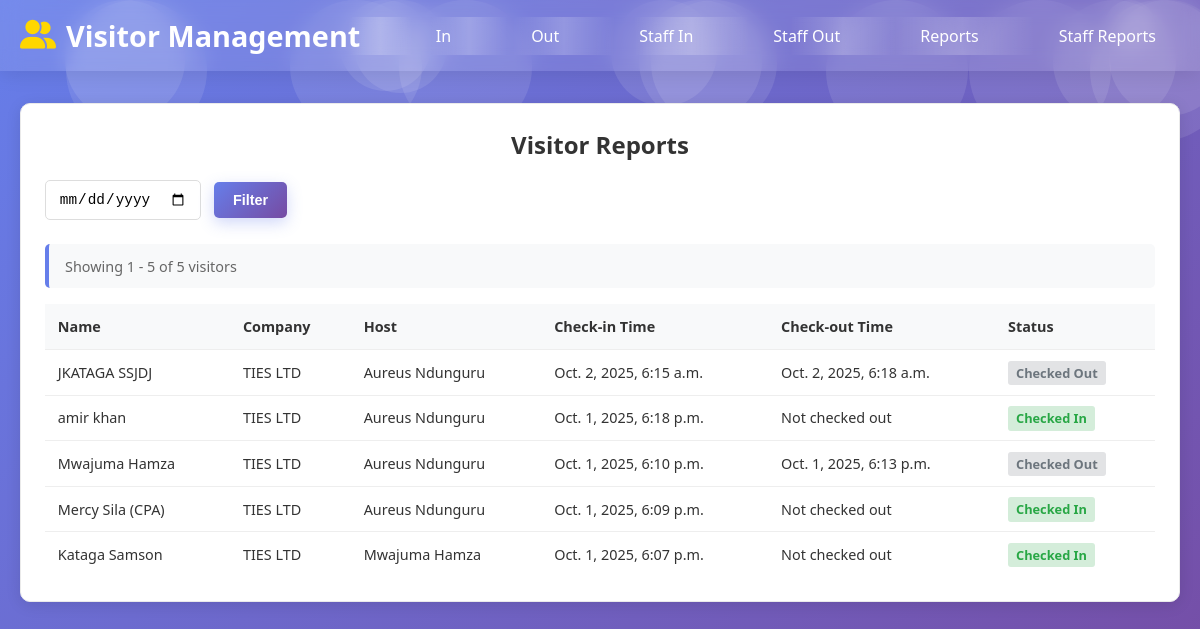
Page /reports/ (signed in) on the earlier database version.
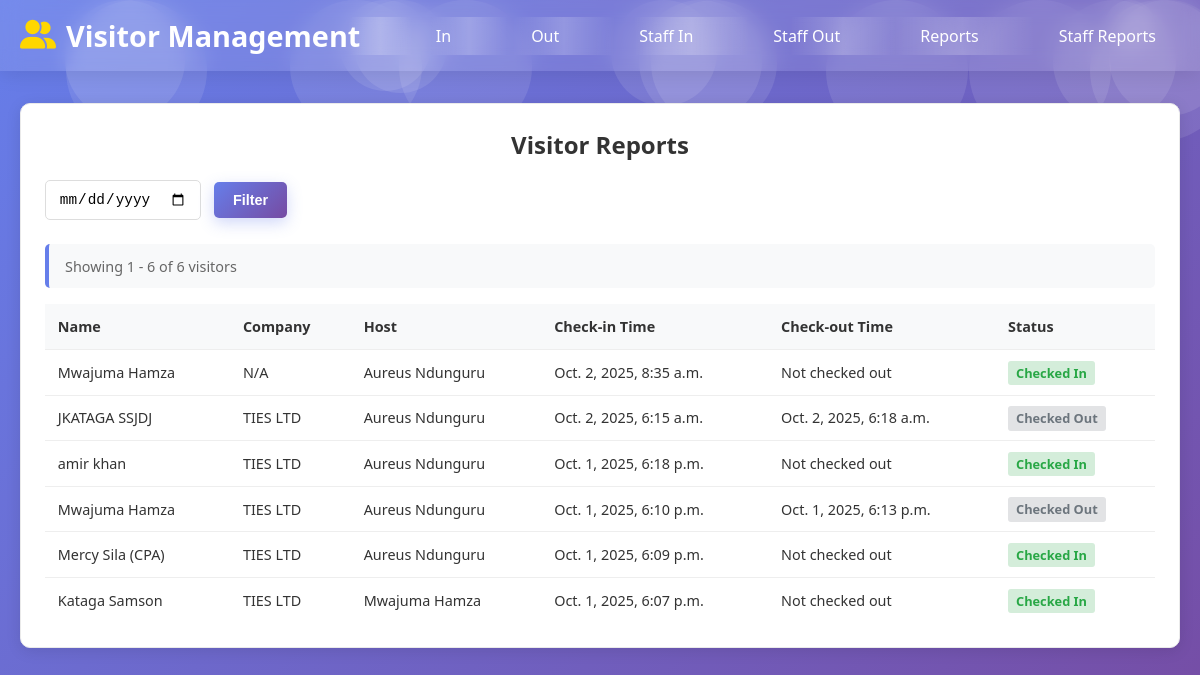
Same page on the later database version.
### visitor_app/models.py (models this page shows, shortened)
class Visitor(models.Model):
    name = models.CharField(max_length=100)
    email = models.EmailField(blank=True, null=True)
    phone = models.CharField(max_length=20)
    company = models.CharField(max_length=100, blank=True, null=True)
    host = models.ForeignKey(Employee, on_delete=models.CASCADE)
    purpose = models.TextField(blank=True, null=True)
    badge_id = models.CharField(max_length=20, unique=True)
    check_in_time = models.DateTimeField(auto_now_add=True)
    check_out_time = models.DateTimeField(blank=True, null=True)
    is_checked_in = models.BooleanField(default=True)

class Employee(models.Model):
    name = models.CharField(max_length=100)
    email = models.EmailField()
    department = models.CharField(max_length=100)
    is_active = models.BooleanField(default=True)

### visitor_app/decorators.py (the view)
    def _wrapped_view(request, *args, **kwargs):
        if not request.user.is_authenticated:
            return render(request, 'visitor_app/access_denied.html', {
                'message': 'Please log in to access this page.'
            })
        if not request.user.is_staff:
            return render(request, 'visitor_app/access_denied.html', {
                'message': 'Access denied. Admin privileges required.'
            })
        return view_func(request, *args, **kwargs)

### visitor_app/views.py (called while the page is built, shortened)
@admin_required
def reports(request):
    visitors_list = Visitor.objects.all().order_by('-check_in_time')
    date_filter = request.GET.get('date')
    paginator = Paginator(visitors_list, 10)
    page = request.GET.get('page')
    try:
        visitors = paginator.page(page)
    except PageNotAnInteger:
        visitors = paginator.page(1)
    except EmptyPage:
        visitors = paginator.page(paginator.num_pages)
    return render(request, 'visitor_app/reports.html', {
        'visitors': visitors,
        'date_filter': date_filter
    })

### visitor_app/templates/visitor_app/reports.html (shortened to what this page needs)
{% extends 'visitor_app/base.html' %}
{% block content %}
<div class="card">
    <h2>Visitor Reports</h2>
    <form method="get" class="filter-form">
        <input type="date" name="date" value="{{ date_filter }}" class="form-control" style="width: auto;">
        <button type="submit" class="btn">Filter</button>
    </form>
    <div class="results-summary">
        Showing {{ visitors.start_index }} - {{ visitors.end_index }} of {{ visitors.paginator.count }} visitors
    </div>
    <table class="table">
        <thead>
            <tr>
                <th>Name</th>
                <th>Company</th>
                <th>Host</th>
                <th>Check-in Time</th>
                <th>Check-out Time</th>
                <th>Status</th>
            </tr>
        </thead>
        <tbody>
            {% for visitor in visitors %}
            <tr>
                <td>{{ visitor.name }}</td>
                <td>{{ visitor.company|default:"N/A" }}</td>
                <td>{{ visitor.host.name }}</td>
                <td>{{ visitor.check_in_time }}</td>
                <td>{{ visitor.check_out_time|default:"Not checked out" }}</td>
                <td>
                    {% if visitor.is_checked_in %}
                    <span class="status-checked-in">Checked In</span>
                    {% else %}
                    <span class="status-checked-out">Checked Out</span>
                    {% endif %}
                </td>
            </tr>
            {% empty %}
            <tr>
                <td colspan="6" style="text-align: center;">No visitors found</td>
            </tr>
            {% endfor %}
        </tbody>
    </table>
</div>
{% endblock %}

Differences in the rows shown:
added Visitor: name "Mwajuma Hamza", company "N/A", host.name "Aureus Ndunguru", check_in_time "Oct. 2, 2025, 8:35 a.m.", check_out_time "Not checked out", is_checked_in "Checked In"
Other differences:
{{ visitors.end_index }}: "5" → "6"
{{ visitors.paginator.count }}: "5" → "6"
